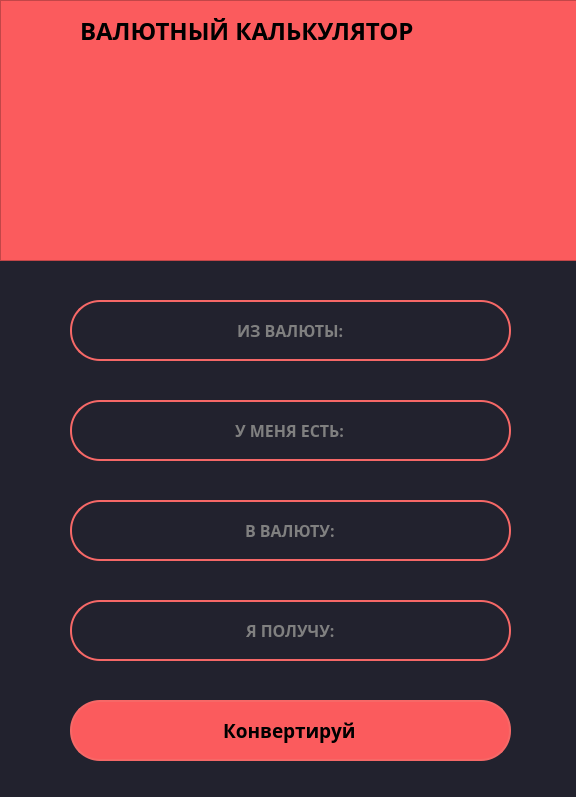
<?xml version="1.0" encoding="UTF-8"?>
<ui version="4.0">
 <class>Form</class>
 <widget class="QWidget" name="Form">
  <property name="geometry">
   <rect>
    <x>0</x>
    <y>0</y>
    <width>576</width>
    <height>797</height>
   </rect>
  </property>
  <property name="windowTitle">
   <string>Form</string>
  </property>
  <property name="styleSheet">
   <string notr="true">background-color: #22222e</string>
  </property>
  <widget class="QFrame" name="frame">
   <property name="geometry">
    <rect>
     <x>0</x>
     <y>0</y>
     <width>621</width>
     <height>261</height>
    </rect>
   </property>
   <property name="styleSheet">
    <string notr="true">background-color: #fb5b5d</string>
   </property>
   <property name="frameShape">
    <enum>QFrame::StyledPanel</enum>
   </property>
   <property name="frameShadow">
    <enum>QFrame::Raised</enum>
   </property>
   <widget class="QLabel" name="label">
    <property name="geometry">
     <rect>
      <x>80</x>
      <y>10</y>
      <width>441</width>
      <height>41</height>
     </rect>
    </property>
    <property name="font">
     <font>
      <family>Magneto</family>
      <pointsize>18</pointsize>
      <weight>75</weight>
      <bold>true</bold>
     </font>
    </property>
    <property name="text">
     <string>ВАЛЮТНЫЙ КАЛЬКУЛЯТОР</string>
    </property>
   </widget>
   <widget class="QLabel" name="label_2">
    <property name="geometry">
     <rect>
      <x>160</x>
      <y>60</y>
      <width>281</width>
      <height>181</height>
     </rect>
    </property>
    <property name="text">
     <string/>
    </property>
    <property name="pixmap">
     <pixmap>../../../../../Documents/icon-256x256.png</pixmap>
    </property>
   </widget>
  </widget>
  <widget class="QLineEdit" name="lineEdit">
   <property name="geometry">
    <rect>
     <x>70</x>
     <y>300</y>
     <width>441</width>
     <height>61</height>
    </rect>
   </property>
   <property name="font">
    <font>
     <family>Magneto</family>
     <pointsize>12</pointsize>
     <weight>75</weight>
     <bold>true</bold>
    </font>
   </property>
   <property name="styleSheet">
    <string notr="true">background-color: #22222e;
border: 2px solid #f66867;
border-radius: 30;
color: gray;</string>
   </property>
   <property name="text">
    <string>ИЗ ВАЛЮТЫ:</string>
   </property>
   <property name="alignment">
    <set>Qt::AlignCenter</set>
   </property>
  </widget>
  <widget class="QLineEdit" name="lineEdit_2">
   <property name="geometry">
    <rect>
     <x>70</x>
     <y>400</y>
     <width>441</width>
     <height>61</height>
    </rect>
   </property>
   <property name="font">
    <font>
     <family>Magneto</family>
     <pointsize>12</pointsize>
     <weight>75</weight>
     <bold>true</bold>
    </font>
   </property>
   <property name="styleSheet">
    <string notr="true">background-color: #22222e;
border: 2px solid #f66867;
border-radius: 30;
color: gray;</string>
   </property>
   <property name="text">
    <string>У МЕНЯ ЕСТЬ:</string>
   </property>
   <property name="alignment">
    <set>Qt::AlignCenter</set>
   </property>
  </widget>
  <widget class="QLineEdit" name="lineEdit_3">
   <property name="geometry">
    <rect>
     <x>70</x>
     <y>500</y>
     <width>441</width>
     <height>61</height>
    </rect>
   </property>
   <property name="font">
    <font>
     <family>Magneto</family>
     <pointsize>12</pointsize>
     <weight>75</weight>
     <bold>true</bold>
    </font>
   </property>
   <property name="styleSheet">
    <string notr="true">background-color: #22222e;
border: 2px solid #f66867;
border-radius: 30;
color: gray;</string>
   </property>
   <property name="text">
    <string>В ВАЛЮТУ:</string>
   </property>
   <property name="alignment">
    <set>Qt::AlignCenter</set>
   </property>
  </widget>
  <widget class="QLineEdit" name="lineEdit_4">
   <property name="geometry">
    <rect>
     <x>70</x>
     <y>600</y>
     <width>441</width>
     <height>61</height>
    </rect>
   </property>
   <property name="font">
    <font>
     <family>Magneto</family>
     <pointsize>12</pointsize>
     <weight>75</weight>
     <bold>true</bold>
    </font>
   </property>
   <property name="styleSheet">
    <string notr="true">background-color: #22222e;
border: 2px solid #f66867;
border-radius: 30;
color: gray;</string>
   </property>
   <property name="text">
    <string>Я ПОЛУЧУ:</string>
   </property>
   <property name="alignment">
    <set>Qt::AlignCenter</set>
   </property>
  </widget>
  <widget class="QLineEdit" name="lineEdit_5">
   <property name="geometry">
    <rect>
     <x>70</x>
     <y>700</y>
     <width>441</width>
     <height>61</height>
    </rect>
   </property>
   <property name="font">
    <font>
     <family>Magneto</family>
     <pointsize>14</pointsize>
     <weight>75</weight>
     <bold>true</bold>
    </font>
   </property>
   <property name="styleSheet">
    <string notr="true">background-color: #fb5b5d;
border: 2px solid #f66867;
border-radius: 30;
color: black;</string>
   </property>
   <property name="text">
    <string>Конвертируй</string>
   </property>
   <property name="alignment">
    <set>Qt::AlignCenter</set>
   </property>
  </widget>
 </widget>
 <resources/>
 <connections/>
</ui>
